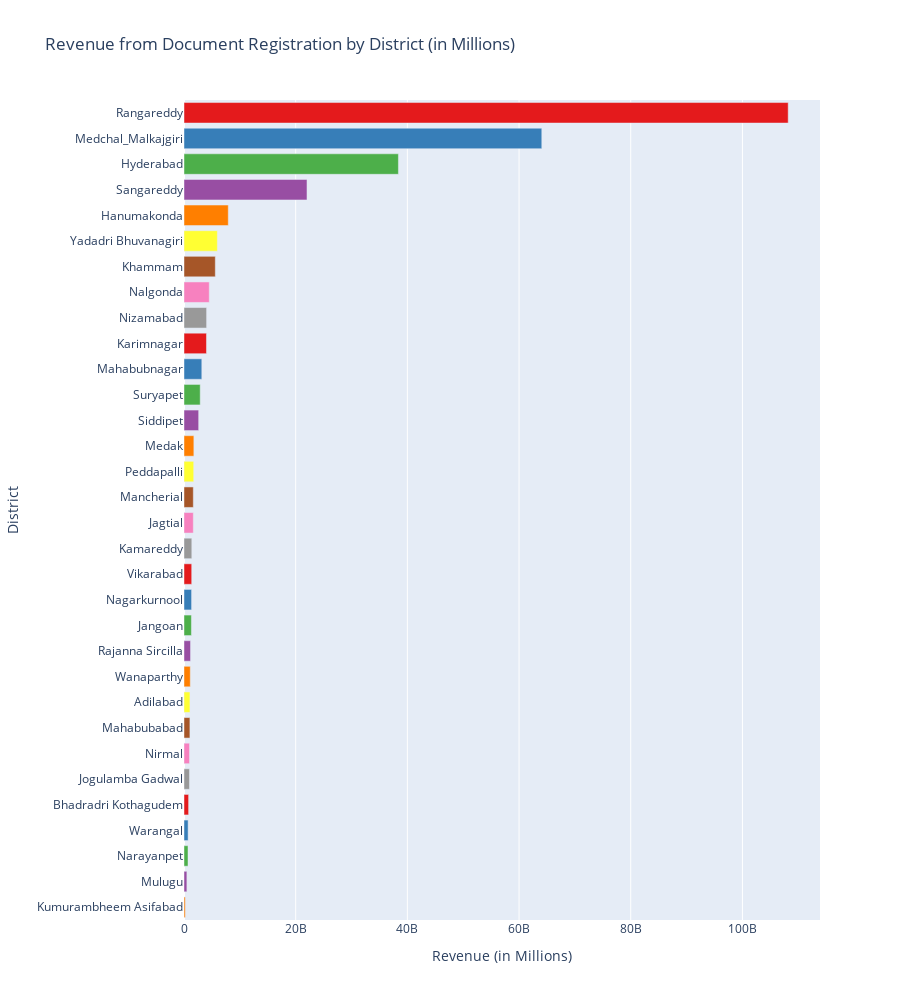

Notebook code cell kept with this figure:
### Code cell
# Convert Revenue to Millions
#districts_revenue['documents_registered_rev'] = districts_revenue['documents_registered_rev'] / 1e6  # Convert to millions

fig = px.bar(districts_revenue, 
             x='documents_registered_rev', 
             y='district', 
             orientation='h', 
             title='Revenue from Document Registration by District (in Millions)',
             labels={'documents_registered_rev': 'Revenue (in Millions)', 'district': 'District'},
             color='district',  # Assigning color based on district
             color_discrete_sequence=px.colors.qualitative.Set1  # Using a color palette
            )  # Display district names on bars

# Remove legend and adjust vertical size
fig.update_layout(showlegend=False, height=1000)

fig.show()

### Figure 1 — Plotly figure (JSON) as saved in the notebook; plotly's stock layout.template omitted (floating-point values rounded to 4 significant figures)
{"data": [{"alignmentgroup": "True", "hovertemplate": "District=%{y}<br>Revenue (in Millions)=%{x}<extra></extra>", "legendgroup": "Rangareddy", "marker": {"color": "rgb(228,26,28)", "pattern": {"shape": ""}}, "name": "Rangareddy", "offsetgroup": "Rangareddy", "orientation": "h", "showlegend": true, "textposition": "auto", "type": "bar", "x": [108198682809], "xaxis": "x", "y": ["Rangareddy"], "yaxis": "y"}, {"alignmentgroup": "True", "hovertemplate": "District=%{y}<br>Revenue (in Millions)=%{x}<extra></extra>", "legendgroup": "Medchal_Malkajgiri", "marker": {"color": "rgb(55,126,184)", "pattern": {"shape": ""}}, "name": "Medchal_Malkajgiri", "offsetgroup": "Medchal_Malkajgiri", "orientation": "h", "showlegend": true, "textposition": "auto", "type": "bar", "x": [64071382839], "xaxis": "x", "y": ["Medchal_Malkajgiri"], "yaxis": "y"}, {"alignmentgroup": "True", "hovertemplate": "District=%{y}<br>Revenue (in Millions)=%{x}<extra></extra>", "legendgroup": "Hyderabad", "marker": {"color": "rgb(77,175,74)", "pattern": {"shape": ""}}, "name": "Hyderabad", "offsetgroup": "Hyderabad", "orientation": "h", "showlegend": true, "textposition": "auto", "type": "bar", "x": [38396743983], "xaxis": "x", "y": ["Hyderabad"], "yaxis": "y"}, {"alignmentgroup": "True", "hovertemplate": "District=%{y}<br>Revenue (in Millions)=%{x}<extra></extra>", "legendgroup": "Sangareddy", "marker": {"color": "rgb(152,78,163)", "pattern": {"shape": ""}}, "name": "Sangareddy", "offsetgroup": "Sangareddy", "orientation": "h", "showlegend": true, "textposition": "auto", "type": "bar", "x": [22024502771], "xaxis": "x", "y": ["Sangareddy"], "yaxis": "y"}, {"alignmentgroup": "True", "hovertemplate": "District=%{y}<br>Revenue (in Millions)=%{x}<extra></extra>", "legendgroup": "Hanumakonda", "marker": {"color": "rgb(255,127,0)", "pattern": {"shape": ""}}, "name": "Hanumakonda", "offsetgroup": "Hanumakonda", "orientation": "h", "showlegend": true, "textposition": "auto", "type": "bar", "x": [7927494100], "xaxis": "x", "y": ["Hanumakonda"], "yaxis": "y"}, {"alignmentgroup": "True", "hovertemplate": "District=%{y}<br>Revenue (in Millions)=%{x}<extra></extra>", "legendgroup": "Yadadri Bhuvanagiri", "marker": {"color": "rgb(255,255,51)", "pattern": {"shape": ""}}, "name": "Yadadri Bhuvanagiri", "offsetgroup": "Yadadri Bhuvanagiri", "orientation": "h", "showlegend": true, "textposition": "auto", "type": "bar", "x": [5973744502], "xaxis": "x", "y": ["Yadadri Bhuvanagiri"], "yaxis": "y"}, {"alignmentgroup": "True", "hovertemplate": "District=%{y}<br>Revenue (in Millions)=%{x}<extra></extra>", "legendgroup": "Khammam", "marker": {"color": "rgb(166,86,40)", "pattern": {"shape": ""}}, "name": "Khammam", "offsetgroup": "Khammam", "orientation": "h", "showlegend": true, "textposition": "auto", "type": "bar", "x": [5606141586], "xaxis": "x", "y": ["Khammam"], "yaxis": "y"}, {"alignmentgroup": "True", "hovertemplate": "District=%{y}<br>Revenue (in Millions)=%{x}<extra></extra>", "legendgroup": "Nalgonda", "marker": {"color": "rgb(247,129,191)", "pattern": {"shape": ""}}, "name": "Nalgonda", "offsetgroup": "Nalgonda", "orientation": "h", "showlegend": true, "textposition": "auto", "type": "bar", "x": [4521634367], "xaxis": "x", "y": ["Nalgonda"], "yaxis": "y"}, {"alignmentgroup": "True", "hovertemplate": "District=%{y}<br>Revenue (in Millions)=%{x}<extra></extra>", "legendgroup": "Nizamabad", "marker": {"color": "rgb(153,153,153)", "pattern": {"shape": ""}}, "name": "Nizamabad", "offsetgroup": "Nizamabad", "orientation": "h", "showlegend": true, "textposition": "auto", "type": "bar", "x": [4046937361], "xaxis": "x", "y": ["Nizamabad"], "yaxis": "y"}, {"alignmentgroup": "True", "hovertemplate": "District=%{y}<br>Revenue (in Millions)=%{x}<extra></extra>", "legendgroup": "Karimnagar", "marker": {"color": "rgb(228,26,28)", "pattern": {"shape": ""}}, "name": "Karimnagar", "offsetgroup": "Karimnagar", "orientation": "h", "showlegend": true, "textposition": "auto", "type": "bar", "x": [4024475054], "xaxis": "x", "y": ["Karimnagar"], "yaxis": "y"}, {"alignmentgroup": "True", "hovertemplate": "District=%{y}<br>Revenue (in Millions)=%{x}<extra></extra>", "legendgroup": "Mahabubnagar", "marker": {"color": "rgb(55,126,184)", "pattern": {"shape": ""}}, "name": "Mahabubnagar", "offsetgroup": "Mahabubnagar", "orientation": "h", "showlegend": true, "textposition": "auto", "type": "bar", "x": [3186731550], "xaxis": "x", "y": ["Mahabubnagar"], "yaxis": "y"}, {"alignmentgroup": "True", "hovertemplate": "District=%{y}<br>Revenue (in Millions)=%{x}<extra></extra>", "legendgroup": "Suryapet", "marker": {"color": "rgb(77,175,74)", "pattern": {"shape": ""}}, "name": "Suryapet", "offsetgroup": "Suryapet", "orientation": "h", "showlegend": true, "textposition": "auto", "type": "bar", "x": [2902358766], "xaxis": "x", "y": ["Suryapet"], "yaxis": "y"}, {"alignmentgroup": "True", "hovertemplate": "District=%{y}<br>Revenue (in Millions)=%{x}<extra></extra>", "legendgroup": "Siddipet", "marker": {"color": "rgb(152,78,163)", "pattern": {"shape": ""}}, "name": "Siddipet", "offsetgroup": "Siddipet", "orientation": "h", "showlegend": true, "textposition": "auto", "type": "bar", "x": [2625072577], "xaxis": "x", "y": ["Siddipet"], "yaxis": "y"}, {"alignmentgroup": "True", "hovertemplate": "District=%{y}<br>Revenue (in Millions)=%{x}<extra></extra>", "legendgroup": "Medak", "marker": {"color": "rgb(255,127,0)", "pattern": {"shape": ""}}, "name": "Medak", "offsetgroup": "Medak", "orientation": "h", "showlegend": true, "textposition": "auto", "type": "bar", "x": [1765752735], "xaxis": "x", "y": ["Medak"], "yaxis": "y"}, {"alignmentgroup": "True", "hovertemplate": "District=%{y}<br>Revenue (in Millions)=%{x}<extra></extra>", "legendgroup": "Peddapalli", "marker": {"color": "rgb(255,255,51)", "pattern": {"shape": ""}}, "name": "Peddapalli", "offsetgroup": "Peddapalli", "orientation": "h", "showlegend": true, "textposition": "auto", "type": "bar", "x": [1740644457], "xaxis": "x", "y": ["Peddapalli"], "yaxis": "y"}, {"alignmentgroup": "True", "hovertemplate": "District=%{y}<br>Revenue (in Millions)=%{x}<extra></extra>", "legendgroup": "Mancherial", "marker": {"color": "rgb(166,86,40)", "pattern": {"shape": ""}}, "name": "Mancherial", "offsetgroup": "Mancherial", "orientation": "h", "showlegend": true, "textposition": "auto", "type": "bar", "x": [1668092668], "xaxis": "x", "y": ["Mancherial"], "yaxis": "y"}, {"alignmentgroup": "True", "hovertemplate": "District=%{y}<br>Revenue (in Millions)=%{x}<extra></extra>", "legendgroup": "Jagtial", "marker": {"color": "rgb(247,129,191)", "pattern": {"shape": ""}}, "name": "Jagtial", "offsetgroup": "Jagtial", "orientation": "h", "showlegend": true, "textposition": "auto", "type": "bar", "x": [1666081307], "xaxis": "x", "y": ["Jagtial"], "yaxis": "y"}, {"alignmentgroup": "True", "hovertemplate": "District=%{y}<br>Revenue (in Millions)=%{x}<extra></extra>", "legendgroup": "Kamareddy", "marker": {"color": "rgb(153,153,153)", "pattern": {"shape": ""}}, "name": "Kamareddy", "offsetgroup": "Kamareddy", "orientation": "h", "showlegend": true, "textposition": "auto", "type": "bar", "x": [1396196267], "xaxis": "x", "y": ["Kamareddy"], "yaxis": "y"}, {"alignmentgroup": "True", "hovertemplate": "District=%{y}<br>Revenue (in Millions)=%{x}<extra></extra>", "legendgroup": "Vikarabad", "marker": {"color": "rgb(228,26,28)", "pattern": {"shape": ""}}, "name": "Vikarabad", "offsetgroup": "Vikarabad", "orientation": "h", "showlegend": true, "textposition": "auto", "type": "bar", "x": [1381189602], "xaxis": "x", "y": ["Vikarabad"], "yaxis": "y"}, {"alignmentgroup": "True", "hovertemplate": "District=%{y}<br>Revenue (in Millions)=%{x}<extra></extra>", "legendgroup": "Nagarkurnool", "marker": {"color": "rgb(55,126,184)", "pattern": {"shape": ""}}, "name": "Nagarkurnool", "offsetgroup": "Nagarkurnool", "orientation": "h", "showlegend": true, "textposition": "auto", "type": "bar", "x": [1358262744], "xaxis": "x", "y": ["Nagarkurnool"], "yaxis": "y"}, {"alignmentgroup": "True", "hovertemplate": "District=%{y}<br>Revenue (in Millions)=%{x}<extra></extra>", "legendgroup": "Jangoan", "marker": {"color": "rgb(77,175,74)", "pattern": {"shape": ""}}, "name": "Jangoan", "offsetgroup": "Jangoan", "orientation": "h", "showlegend": true, "textposition": "auto", "type": "bar", "x": [1329898858], "xaxis": "x", "y": ["Jangoan"], "yaxis": "y"}, {"alignmentgroup": "True", "hovertemplate": "District=%{y}<br>Revenue (in Millions)=%{x}<extra></extra>", "legendgroup": "Rajanna Sircilla", "marker": {"color": "rgb(152,78,163)", "pattern": {"shape": ""}}, "name": "Rajanna Sircilla", "offsetgroup": "Rajanna Sircilla", "orientation": "h", "showlegend": true, "textposition": "auto", "type": "bar", "x": [1169030429], "xaxis": "x", "y": ["Rajanna Sircilla"], "yaxis": "y"}, {"alignmentgroup": "True", "hovertemplate": "District=%{y}<br>Revenue (in Millions)=%{x}<extra></extra>", "legendgroup": "Wanaparthy", "marker": {"color": "rgb(255,127,0)", "pattern": {"shape": ""}}, "name": "Wanaparthy", "offsetgroup": "Wanaparthy", "orientation": "h", "showlegend": true, "textposition": "auto", "type": "bar", "x": [1126819540], "xaxis": "x", "y": ["Wanaparthy"], "yaxis": "y"}, {"alignmentgroup": "True", "hovertemplate": "District=%{y}<br>Revenue (in Millions)=%{x}<extra></extra>", "legendgroup": "Adilabad", "marker": {"color": "rgb(255,255,51)", "pattern": {"shape": ""}}, "name": "Adilabad", "offsetgroup": "Adilabad", "orientation": "h", "showlegend": true, "textposition": "auto", "type": "bar", "x": [1066971491], "xaxis": "x", "y": ["Adilabad"], "yaxis": "y"}, {"alignmentgroup": "True", "hovertemplate": "District=%{y}<br>Revenue (in Millions)=%{x}<extra></extra>", "legendgroup": "Mahabubabad", "marker": {"color": "rgb(166,86,40)", "pattern": {"shape": ""}}, "name": "Mahabubabad", "offsetgroup": "Mahabubabad", "orientation": "h", "showlegend": true, "textposition": "auto", "type": "bar", "x": [1058624771], "xaxis": "x", "y": ["Mahabubabad"], "yaxis": "y"}, {"alignmentgroup": "True", "hovertemplate": "District=%{y}<br>Revenue (in Millions)=%{x}<extra></extra>", "legendgroup": "Nirmal", "marker": {"color": "rgb(247,129,191)", "pattern": {"shape": ""}}, "name": "Nirmal", "offsetgroup": "Nirmal", "orientation": "h", "showlegend": true, "textposition": "auto", "type": "bar", "x": [988708614], "xaxis": "x", "y": ["Nirmal"], "yaxis": "y"}, {"alignmentgroup": "True", "hovertemplate": "District=%{y}<br>Revenue (in Millions)=%{x}<extra></extra>", "legendgroup": "Jogulamba Gadwal", "marker": {"color": "rgb(153,153,153)", "pattern": {"shape": ""}}, "name": "Jogulamba Gadwal", "offsetgroup": "Jogulamba Gadwal", "orientation": "h", "showlegend": true, "textposition": "auto", "type": "bar", "x": [978779682], "xaxis": "x", "y": ["Jogulamba Gadwal"], "yaxis": "y"}, {"alignmentgroup": "True", "hovertemplate": "District=%{y}<br>Revenue (in Millions)=%{x}<extra></extra>", "legendgroup": "Bhadradri Kothagudem", "marker": {"color": "rgb(228,26,28)", "pattern": {"shape": ""}}, "name": "Bhadradri Kothagudem", "offsetgroup": "Bhadradri Kothagudem", "orientation": "h", "showlegend": true, "textposition": "auto", "type": "bar", "x": [824712666], "xaxis": "x", "y": ["Bhadradri Kothagudem"], "yaxis": "y"}, {"alignmentgroup": "True", "hovertemplate": "District=%{y}<br>Revenue (in Millions)=%{x}<extra></extra>", "legendgroup": "Warangal", "marker": {"color": "rgb(55,126,184)", "pattern": {"shape": ""}}, "name": "Warangal", "offsetgroup": "Warangal", "orientation": "h", "showlegend": true, "textposition": "auto", "type": "bar", "x": [738341643], "xaxis": "x", "y": ["Warangal"], "yaxis": "y"}, {"alignmentgroup": "True", "hovertemplate": "District=%{y}<br>Revenue (in Millions)=%{x}<extra></extra>", "legendgroup": "Narayanpet", "marker": {"color": "rgb(77,175,74)", "pattern": {"shape": ""}}, "name": "Narayanpet", "offsetgroup": "Narayanpet", "orientation": "h", "showlegend": true, "textposition": "auto", "type": "bar", "x": [722273314], "xaxis": "x", "y": ["Narayanpet"], "yaxis": "y"}, {"alignmentgroup": "True", "hovertemplate": "District=%{y}<br>Revenue (in Millions)=%{x}<extra></extra>", "legendgroup": "Mulugu", "marker": {"color": "rgb(152,78,163)", "pattern": {"shape": ""}}, "name": "Mulugu", "offsetgroup": "Mulugu", "orientation": "h", "showlegend": true, "textposition": "auto", "type": "bar", "x": [515528121], "xaxis": "x", "y": ["Mulugu"], "yaxis": "y"}, {"alignmentgroup": "True", "hovertemplate": "District=%{y}<br>Revenue (in Millions)=%{x}<extra></extra>", "legendgroup": "Kumurambheem Asifabad", "marker": {"color": "rgb(255,127,0)", "pattern": {"shape": ""}}, "name": "Kumurambheem Asifabad", "offsetgroup": "Kumurambheem Asifabad", "orientation": "h", "showlegend": true, "textposition": "auto", "type": "bar", "x": [227462583], "xaxis": "x", "y": ["Kumurambheem Asifabad"], "yaxis": "y"}], "layout": {"barmode": "relative", "height": 1000, "legend": {"title": {"text": "District"}, "tracegroupgap": 0}, "showlegend": false, "title": {"text": "Revenue from Document Registration by District (in Millions)"}, "xaxis": {"anchor": "y", "domain": [0, 1], "title": {"text": "Revenue (in Millions)"}}, "yaxis": {"anchor": "x", "categoryarray": ["Kumurambheem Asifabad", "Mulugu", "Narayanpet", "Warangal", "Bhadradri Kothagudem", "Jogulamba Gadwal", "Nirmal", "Mahabubabad", "Adilabad", "Wanaparthy", "Rajanna Sircilla", "Jangoan", "Nagarkurnool", "Vikarabad", "Kamareddy", "Jagtial", "Mancherial", "Peddapalli", "Medak", "Siddipet", "Suryapet", "Mahabubnagar", "Karimnagar", "Nizamabad", "Nalgonda", "Khammam", "Yadadri Bhuvanagiri", "Hanumakonda", "Sangareddy", "Hyderabad", "Medchal_Malkajgiri", "Rangareddy"], "categoryorder": "array", "domain": [0, 1], "title": {"text": "District"}}}}
